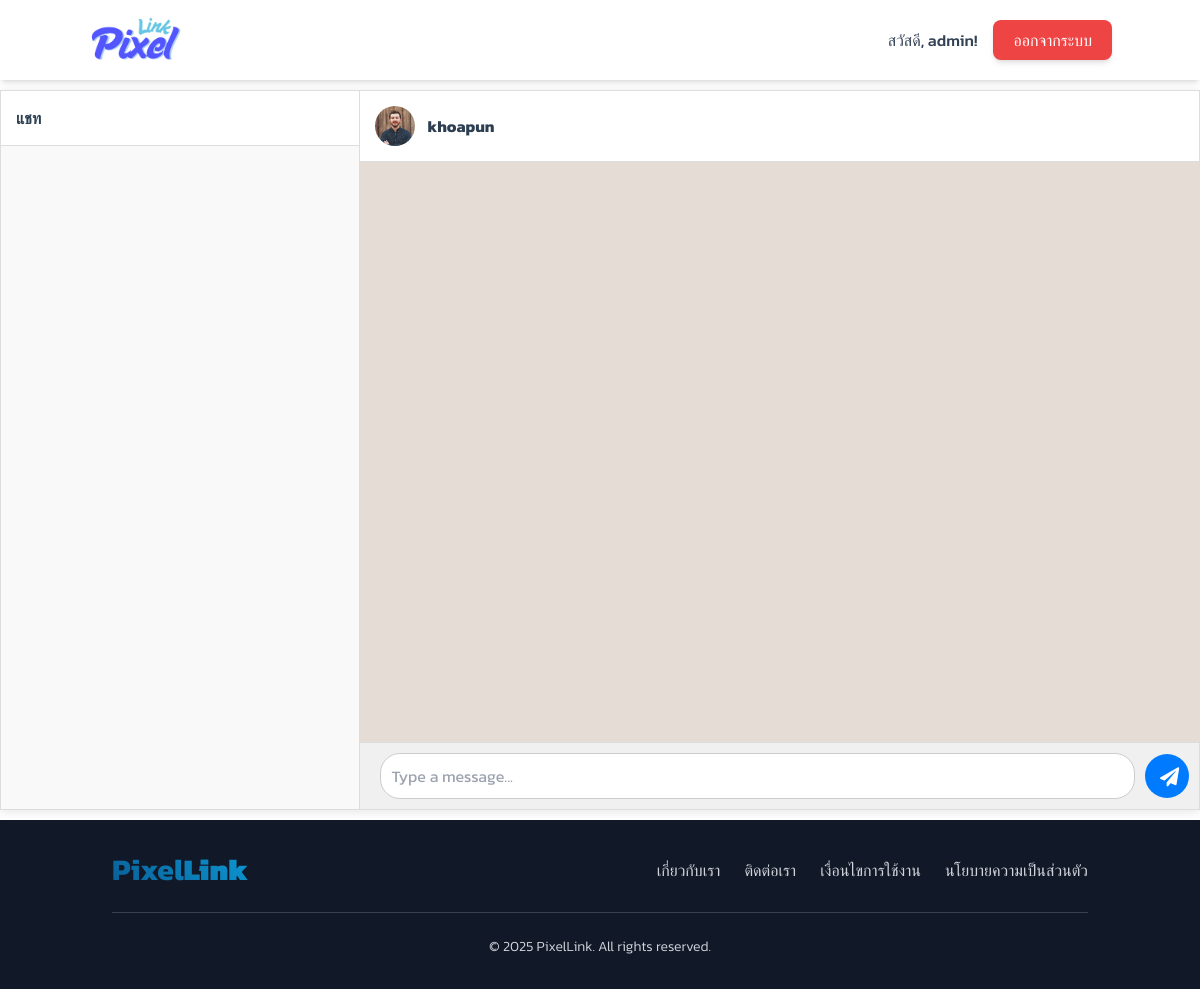
The app's page /messages.php?to_user=2 (signed in), older data.
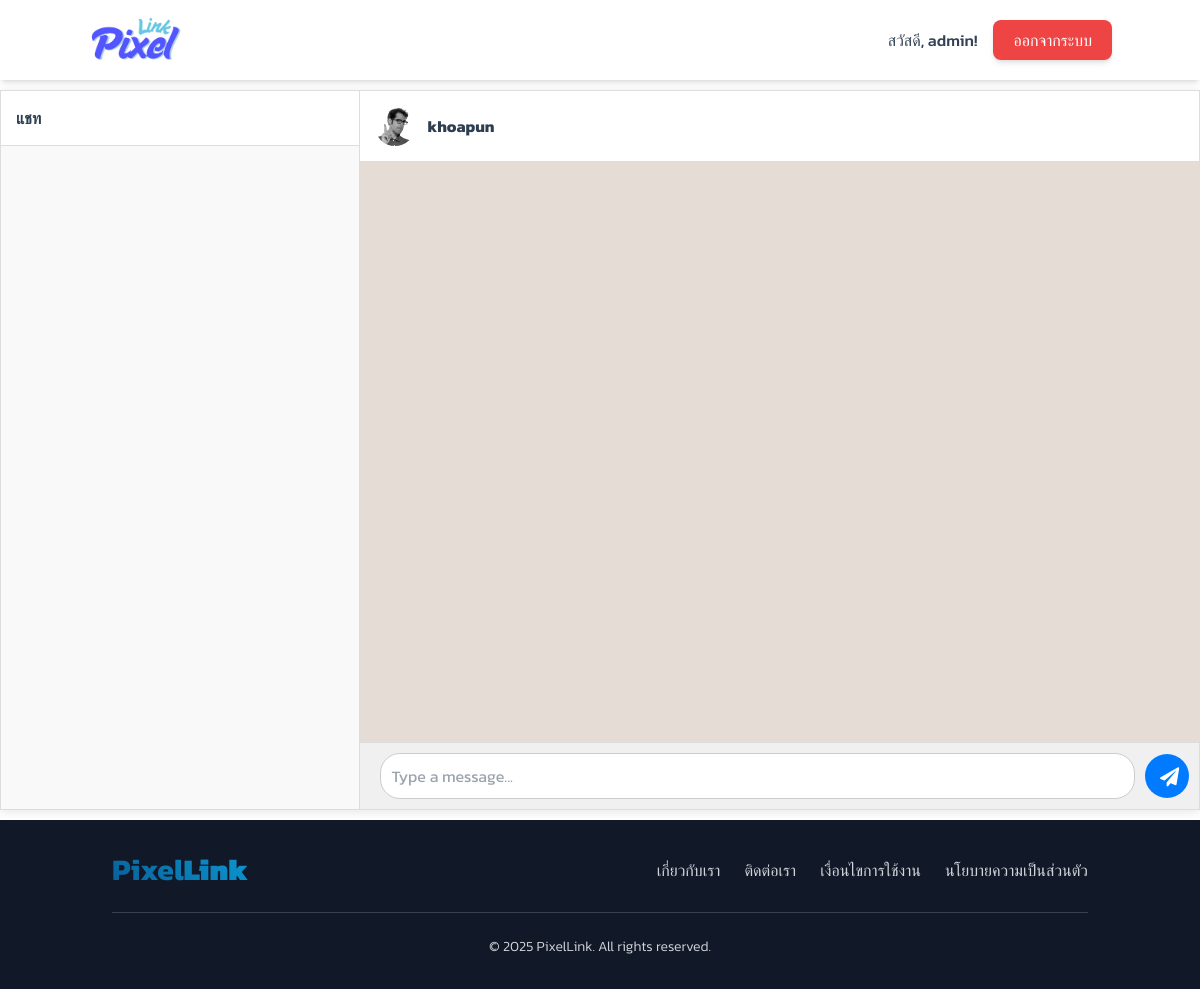
The same page, newer data.
### tables this page shows
CREATE TABLE `profiles` (
  `profile_id` int(11) NOT NULL,
  `user_id` int(11) NOT NULL,
  `address` text DEFAULT NULL,
  `company_name` varchar(255) DEFAULT NULL,
  `bio` text DEFAULT NULL,
  `portfolio_url` varchar(255) DEFAULT NULL,
  `skills` text DEFAULT NULL,
  `profile_picture_url` varchar(255) DEFAULT NULL
);

CREATE TABLE `users` (
  `user_id` int(11) NOT NULL,
  `username` varchar(50) NOT NULL,
  `password` varchar(255) NOT NULL,
  `email` varchar(100) NOT NULL,
  `first_name` varchar(100) NOT NULL,
  `last_name` varchar(100) NOT NULL,
  `phone_number` varchar(20) NOT NULL,
  `user_type` enum('admin','designer','client') NOT NULL,
  `registration_date` timestamp NOT NULL DEFAULT current_timestamp(),
  `is_approved` tinyint(1) DEFAULT 0,
  `last_activity` datetime DEFAULT NULL,
  `is_active` tinyint(1) DEFAULT 1,
  `last_login` timestamp NULL DEFAULT NULL
);

### messages.php (the view, shortened to what this page needs)
<?php
require_once 'connect.php';
require_once 'includes/header.php';
$to_user_id = isset($_GET['to_user']) ? (int)$_GET['to_user'] : 0;
$to_user_info = null;
if ($to_user_id > 0) {
    $stmt = $conn->prepare("
        SELECT u.user_id, u.username, u.user_type, p.profile_picture_url
        FROM users u
        LEFT JOIN profiles p ON u.user_id = p.user_id
        WHERE u.user_id = ?
    ");
    $stmt->bind_param("i", $to_user_id);
    $stmt->execute();
    $result = $stmt->get_result();
    if ($result->num_rows > 0) {
        $to_user_info = $result->fetch_assoc();
    }
}
$loggedInUserName = $_SESSION['full_name'] ?? $_SESSION['username'] ?? 'Designer';
if (isset($_SESSION['user_id'])) {
    $loggedInUserName = $_SESSION['username'] ?? $_SESSION['full_name'] ?? '';
}
?>
<!DOCTYPE html>
<html lang="en">
<head>
    <link rel="stylesheet" href="https://cdnjs.cloudflare.com/ajax/libs/font-awesome/5.15.3/css/all.min.css">
</head>
<body>
    <nav class="bg-white/80 backdrop-blur-sm p-4 shadow-md sticky top-0 z-50">
        <div class="container mx-auto flex justify-between items-center">
            <a href="client/main.php">
                <img src="dist/img/logo.png" alt="PixelLink Logo" class="h-12 transition-transform hover:scale-105">
            </a>
            <div class="space-x-4 flex items-center">
                <span class="font-medium text-slate-700">สวัสดี, <?= htmlspecialchars($loggedInUserName) ?>!</span>
                <a href="logout.php" class="btn-danger text-white px-5 py-2 rounded-lg font-medium shadow-md">ออกจากระบบ</a>
            </div>
        </div>
    </nav>
    <div class="chat-container">
        <div class="user-list-container">
            <div class="user-list-header">แชท</div>
            <div id="user-list"></div>
        </div>
        <div class="chat-area">
            <?php if ($to_user_info): ?>
                <div id="chat-header">
                    <img src="<?php echo htmlspecialchars(str_replace('../', '', $to_user_info['profile_picture_url'] ?? 'dist/img/avatar.png')); ?>" alt="User Avatar">
                    <strong><?php echo htmlspecialchars($to_user_info['username']); ?></strong>
                </div>
                <div id="chat-box"></div>
                <div id="chat-input">
                    <textarea id="message-input" placeholder="Type a message..." rows="1"></textarea>
                    <button id="send-btn"><i class="fas fa-paper-plane"></i></button>
                </div>
            <?php else: ?>
                <div class="no-chat-selected">
                    เลือกแชทเพื่อเริ่มสนทนา
                </div>
            <?php endif; ?>
        </div>
    </div>
    <?php include 'includes/footer.php'; ?>
</body>
</html>

### includes/header.php (shortened to what this page needs)
<!DOCTYPE html>
<html lang="th">
<head>
    <script src="https://cdn.tailwindcss.com"></script>
    <link rel="stylesheet" href="https://cdnjs.cloudflare.com/ajax/libs/font-awesome/6.0.0-beta3/css/all.min.css">
    <link href="https://cdn.jsdelivr.net/npm/sweetalert2@11/dist/sweetalert2.min.css" rel="stylesheet" />
</head>

### includes/footer.php (shortened to what this page needs)
<footer class="bg-gray-900 text-gray-300 py-8 mt-auto">
        <div class="container mx-auto px-4 md:px-6 text-center">
            <div class="flex flex-col md:flex-row justify-between items-center mb-6">
                <a href="/pixellink-assistants-main/index.php" class="text-2xl sm:text-3xl font-bold pixellink-logo-footer mb-4 md:mb-0 transition duration-300 hover:opacity-80">Pixel<b>Link</b></a>
                <div class="flex flex-wrap justify-center space-x-2 md:space-x-6 text-sm md:text-base">
                    <a href="#" class="hover:text-white transition duration-300 mb-2 md:mb-0 font-light">เกี่ยวกับเรา</a>
                    <a href="#" class="hover:text-white transition duration-300 mb-2 md:mb-0 font-light">ติดต่อเรา</a>
                    <a href="#" class="hover:text-white transition duration-300 mb-2 md:mb-0 font-light">เงื่อนไขการใช้งาน</a>
                    <a href="#" class="hover:text-white transition duration-300 mb-2 md:mb-0 font-light">นโยบายความเป็นส่วนตัว</a>
                </div>
            </div>
            <hr class="border-gray-700 my-6">
            <p class="text-xs md:text-sm font-light">&copy; <?php echo date('Y'); ?> PixelLink. All rights reserved.</p>
        </div>
    </footer>
</body>
</html>

### includes/header.php (style rules this page uses)
* { font-family: 'Kanit', sans-serif; font-style: normal; font-weight: 400; }
body { background: linear-gradient(135deg, #f0f4f8 0%, #e8edf3 100%); color: #2c3e50; overflow-x: hidden; }
.btn-danger { background-color: #ef4444; color: white; transition: all 0.3s ease; box-shadow: 0 4px 15px rgba(239, 68, 68, 0.3); }
.pixellink-logo, .pixellink-logo-footer { font-weight: 700; font-size: 2.25rem; background: linear-gradient(45deg, #0a5f97, #0d96d2); -webkit-background-clip: text; -webkit-text-fill-color: transparent; }
.pixellink-logo b, .pixellink-logo-footer b { color: #0d96d2; }

### messages.php (style rules this page uses)
* { font-family: 'Kanit', sans-serif; font-style: normal; font-weight: 400; }
.chat-container { display: flex; height: calc(100vh - 80px); border: 1px solid #ddd; max-width: 1200px; margin: 10px auto; background-color: #fff; box-shadow: 0 2px 10px rgba(0, 0, 0, 0.1); }
.user-list-container { width: 30%; border-right: 1px solid #ddd; display: flex; flex-direction: column; background-color: #f9f9f9; }
.user-list-header { padding: 15px; font-weight: bold; border-bottom: 1px solid #ddd; background-color: #fff; }
#user-list { overflow-y: auto; flex-grow: 1; }
.chat-area { width: 70%; display: flex; flex-direction: column; }
#chat-header { padding: 15px; border-bottom: 1px solid #ddd; display: flex; align-items: center; }
#chat-header img { width: 40px; height: 40px; border-radius: 50%; margin-right: 12px; object-fit: cover; }
#chat-box { flex-grow: 1; padding: 20px; overflow-y: auto; background-color: #e5ddd5; }
#chat-input { display: flex; padding: 10px; border-top: 1px solid #ddd; background-color: #f0f0f0; align-items: center; }
#message-input { flex-grow: 1; padding: 10px; border: 1px solid #ccc; border-radius: 20px; margin: 0 10px; resize: none; }
#send-btn, #offer-btn { padding: 10px 15px; border: none; background-color: #007bff; color: white; border-radius: 50%; cursor: pointer; font-size: 1.2rem; width: 44px; height: 44px; flex-shrink: 0; }
body { background-image: url('dist/img/cover.png'); background-size: cover; background-attachment: fixed; background-position: center; color: #2c3e50; overflow-x: hidden; }
.btn-danger { background-color: #ef4444; color: white; transition: all 0.3s ease; box-shadow: 0 4px 15px rgba(239, 68, 68, 0.3); }
.pixellink-logo, .pixellink-logo-footer { font-weight: 700; font-size: 2.25rem; background: linear-gradient(45deg, #0a5f97, #0d96d2); -webkit-background-clip: text; -webkit-text-fill-color: transparent; }
.pixellink-logo b, .pixellink-logo-footer b { color: #0d96d2; }

Row changes from the older to the newer data that the page shows:
changed profiles "khoapun": profile_picture_url: a different picture
